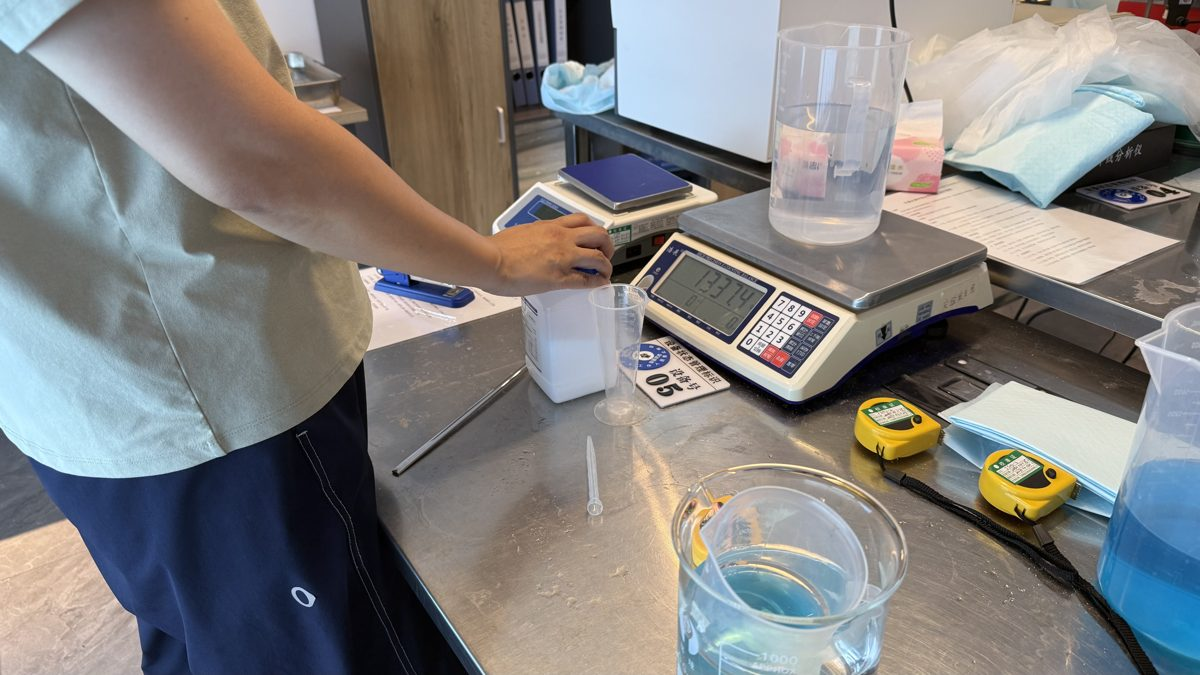
#> input picture work/prepared_all/lab/004.jpg, 1200 x 675 px, given as the content of the folder C:/Users/Administrator/Desktop/产品图和材料图新, which was not available
$ python contact_sheets.py
#> lines starting #> are read from the running program, lines starting #| are printed output that depends on the picture; pictures that were not available may be replaced by others from this repository, and a replacement may not be noted
from PIL import Image, ImageOps, ImageDraw, ImageFont
from pathlib import Path
import math

def make_sheet(src, out, cols=5, thumb_w=260, thumb_h=190, label_h=44, per_sheet=50):
#> called with src = 'C:/Users/Administrator/Desktop/产品图和材料图新', out = 'work/contacts/products', cols = 4, thumb_w = 320, thumb_h = 220, label_h = 44, per_sheet = 40
    files = sorted([p for p in Path(src).iterdir() if p.is_file() and p.suffix.lower() in {'.png','.jpg','.jpeg','.webp'}])
    font = ImageFont.load_default()
    for page_start in range(0, len(files), per_sheet):
        chunk = files[page_start:page_start+per_sheet]
        rows = math.ceil(len(chunk)/cols)
        sheet = Image.new('RGB', (cols*thumb_w, rows*(thumb_h+label_h)), 'white')
#> sheet: PIL image 1280x264 RGB; every value is 255
        draw = ImageDraw.Draw(sheet)
        for idx, p in enumerate(chunk):
            r, c = divmod(idx, cols)
            x, y = c*thumb_w, r*(thumb_h+label_h)
            try:
                im = Image.open(p).convert('RGB')
#> im is the input picture: PIL image 1200x675 RGB; mean R, G, B 131, 129.6, 128.6
                im.thumbnail((thumb_w-10, thumb_h-10))
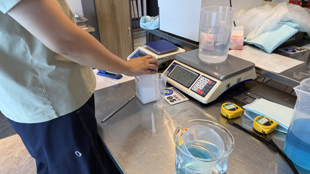
#> im: PIL image 310x174 RGB; mean R, G, B 131, 129.6, 128.6
                tile = Image.new('RGB', (thumb_w-10, thumb_h-10), '#eeeeee')
#> tile: PIL image 310x210 RGB; every value is 238
                tile.paste(im, ((thumb_w-10-im.width)//2, (thumb_h-10-im.height)//2))
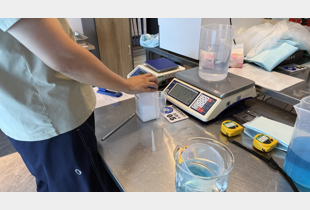
#> tile: PIL image 310x210 RGB; mean R, G, B 149.4, 148.2, 147.3
                sheet.paste(tile, (x+5,y+5))
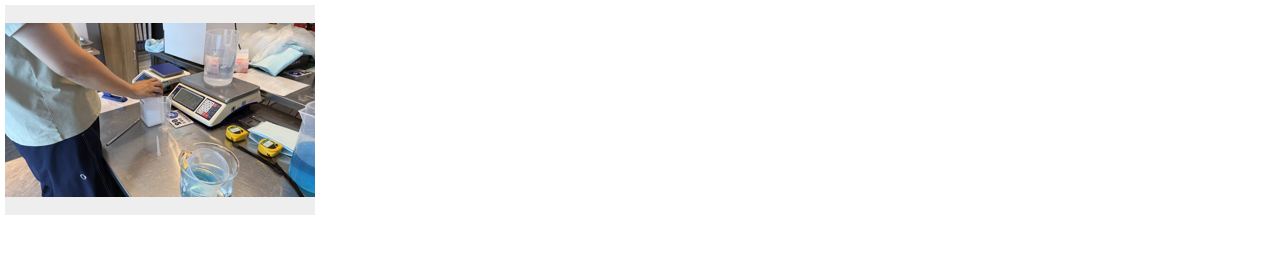
#> sheet: PIL image 1280x264 RGB; mean R, G, B 234.7, 234.4, 234.3
            except Exception as e:
                draw.text((x+5,y+5), f'ERR {e}', fill='red', font=font)
            label = p.name
            # wrap labels into 2 lines where needed
            if len(label)>34:
                label = label[:34]+'\n'+label[34:]
            draw.multiline_text((x+5, y+thumb_h+4), label, fill='black', font=font, spacing=2)
        outp = Path(out)
        outp.mkdir(parents=True, exist_ok=True)
        sheet.save(outp / f'contact_{page_start//per_sheet+1:02d}.jpg', quality=88)

make_sheet(r'C:/Users/Administrator/Desktop/产品图和材料图新', r'work/contacts/products', cols=4, thumb_w=320, thumb_h=220, per_sheet=40)
make_sheet(r'C:/Users/Administrator/Desktop/实验-JPG', r'work/contacts/lab', cols=5, thumb_w=260, thumb_h=190, per_sheet=50)
#> call 2 of make_sheet, with src = 'C:/Users/Administrator/Desktop/实验-JPG', out = 'work/contacts/lab', cols = 5, thumb_w = 260, thumb_h = 190, label_h = 44, per_sheet = 50
#> in make_sheet (call 2), `sheet = Image.new('RGB', (cols*thumb_w, rows*(thumb_h+label_h)), 'whit..`: sheet: PIL image 1300x234 RGB; every value is 255
#> in make_sheet (call 2), `im.thumbnail((thumb_w-10, thumb_h-10))`:
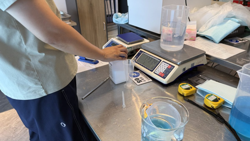
#> im: PIL image 250x141 RGB; mean R, G, B 131.2, 129.8, 128.7
#> in make_sheet (call 2), `tile = Image.new('RGB', (thumb_w-10, thumb_h-10), '#eeeeee')`: tile: PIL image 250x180 RGB; every value is 238
#> in make_sheet (call 2), `tile.paste(im, ((thumb_w-10-im.width)//2, (thumb_h-10-im.height)//2))`:
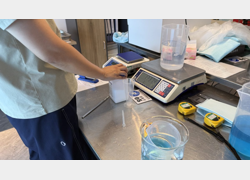
#> tile: PIL image 250x180 RGB; mean R, G, B 154.3, 153.2, 152.4
#> in make_sheet (call 2), `sheet.paste(tile, (x+5,y+5))`:
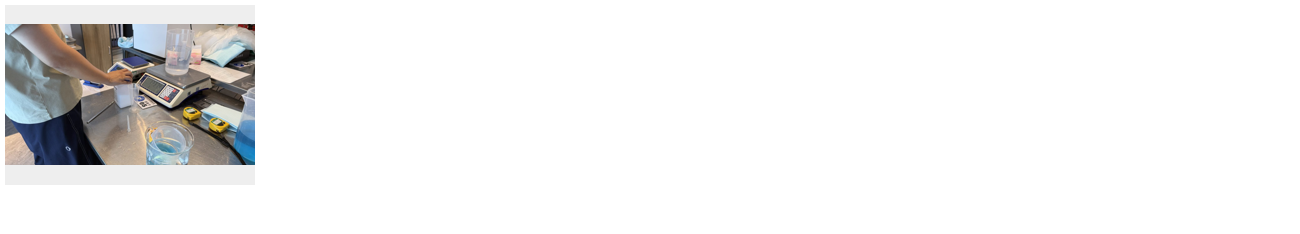
#> sheet: PIL image 1300x234 RGB; mean R, G, B 240.1, 239.9, 239.8

$ run again, on work/prepared_all/lab/068.jpg
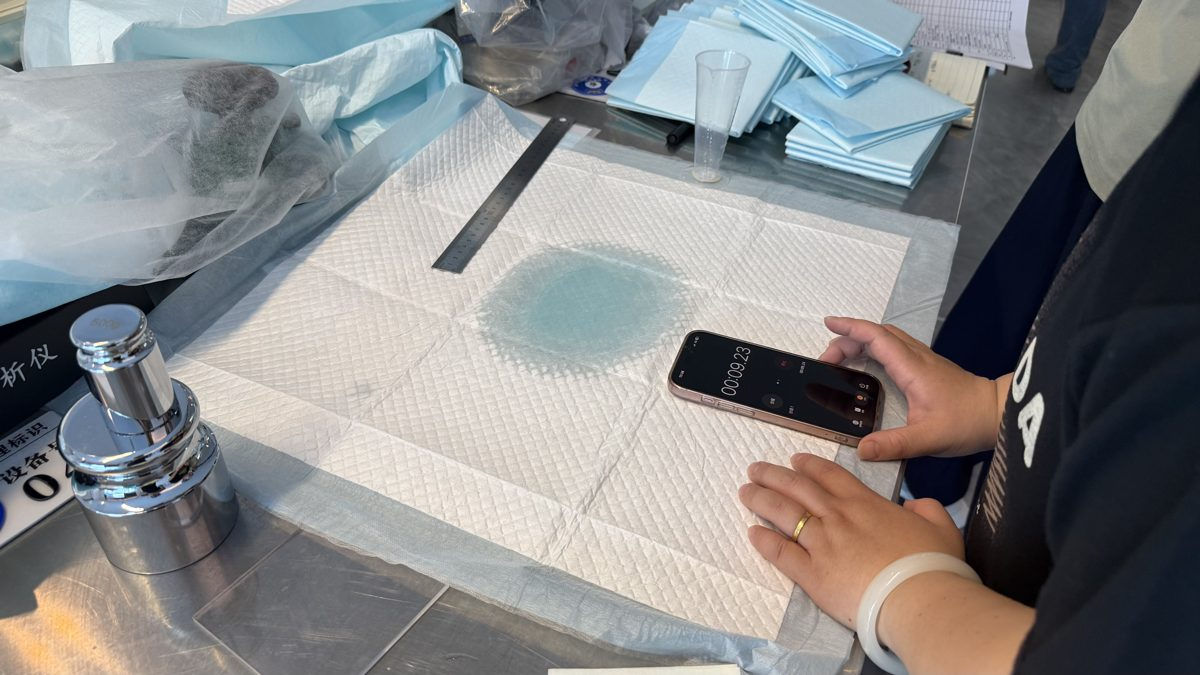
#> input picture work/prepared_all/lab/068.jpg, 1200 x 675 px, given as the content of the folder C:/Users/Administrator/Desktop/产品图和材料图新, which was not available
#> in make_sheet, im is the input picture: PIL image 1200x675 RGB; mean R, G, B 135, 136.3, 137.2
#> im: PIL image 310x174 RGB
#> im: PIL image 250x141 RGB
#> in make_sheet (call 2), `tile.paste(im, ((thumb_w-10-im.width)//2, (thumb_h-10-im.height)//2))`:
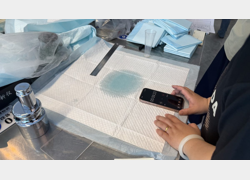
#> tile: PIL image 250x180 RGB; mean R, G, B 157.5, 158.4, 159.1
#> in make_sheet (call 2), `sheet.paste(tile, (x+5,y+5))`:
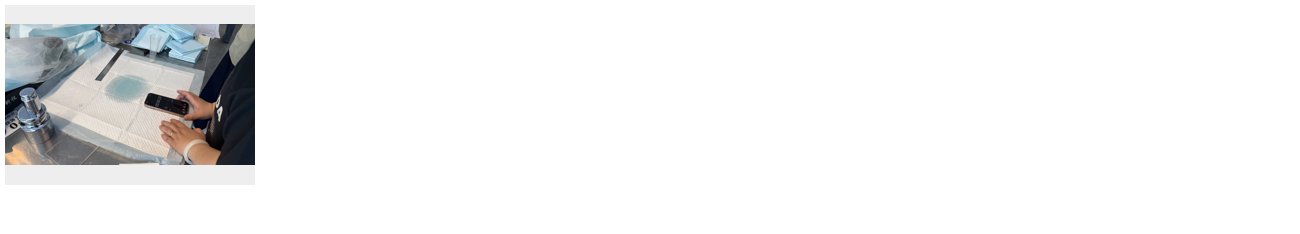
#> sheet: PIL image 1300x234 RGB; mean R, G, B 240.6, 240.7, 240.8

$ run again, on work/prepared_all/lab/076.jpg
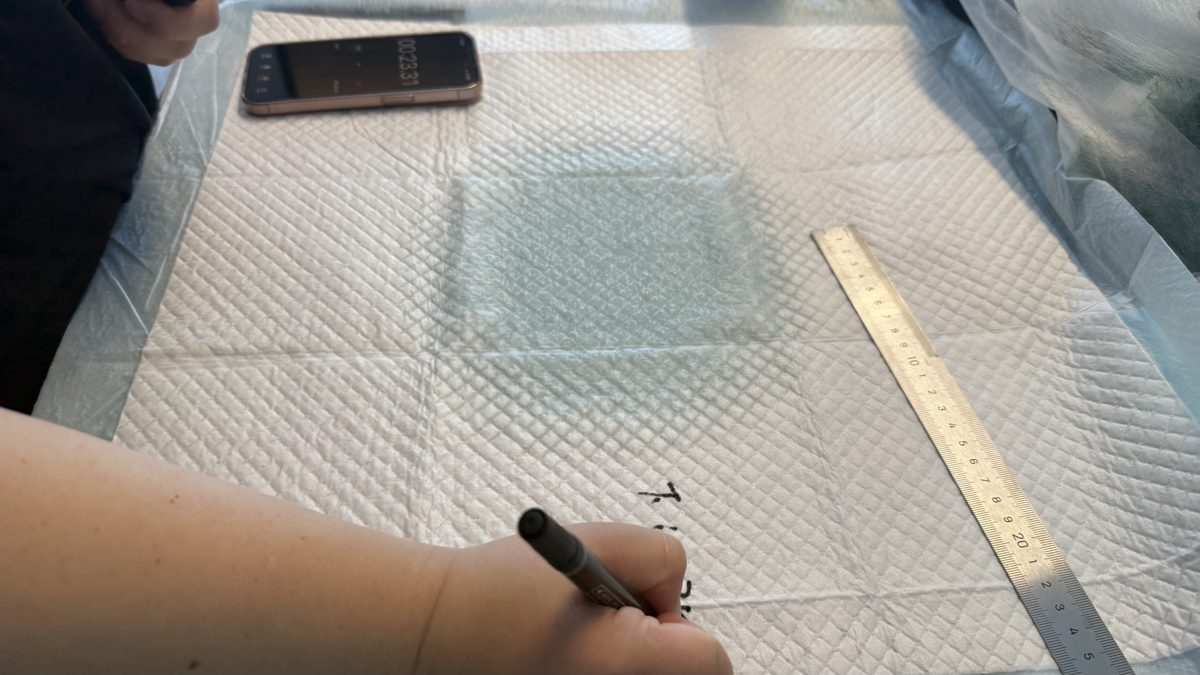
#> input picture work/prepared_all/lab/076.jpg, 1200 x 675 px, given as the content of the folder C:/Users/Administrator/Desktop/产品图和材料图新, which was not available
#> in make_sheet, im is the input picture: PIL image 1200x675 RGB; mean R, G, B 156.7, 151.6, 144.4
#> im: PIL image 310x174 RGB
#> im: PIL image 250x141 RGB
#> in make_sheet (call 2), `tile.paste(im, ((thumb_w-10-im.width)//2, (thumb_h-10-im.height)//2))`:
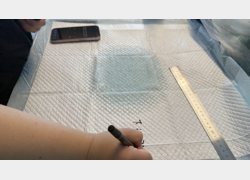
#> tile: PIL image 250x180 RGB; mean R, G, B 174.4, 170.5, 164.8
#> in make_sheet (call 2), `sheet.paste(tile, (x+5,y+5))`:
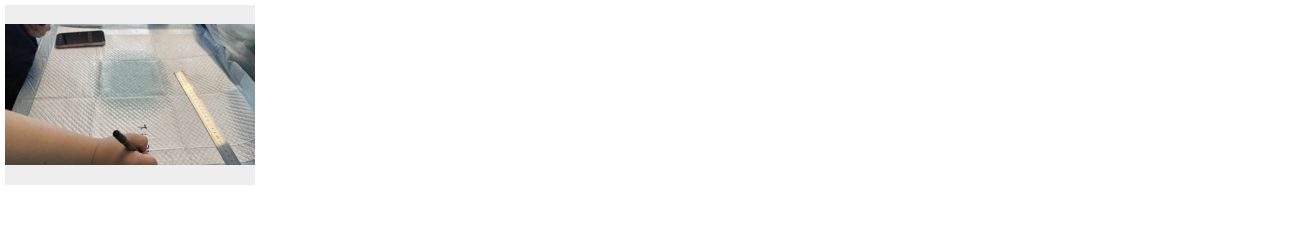
#> sheet: PIL image 1300x234 RGB; mean R, G, B 243.1, 242.5, 241.7
